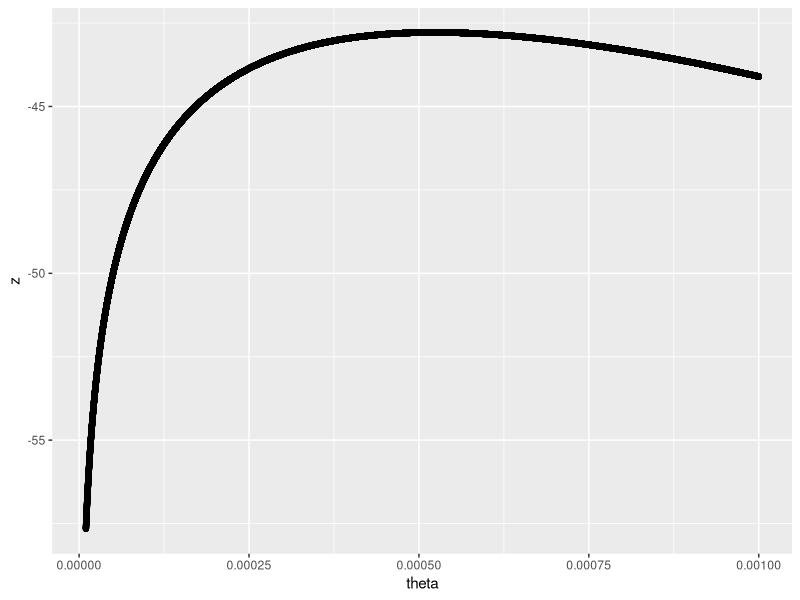

Generate this figure with R:
############## Solutions to question 2.4 #############
library(ggplot2)

ll <- function(theta, data, data_cens)
{
  lik = sum(dexp(data, theta, log = TRUE))
  cens_lik = sum(-theta * data_cens)
  return (lik + cens_lik)
}


llf <- function(theta, data, data_cens, mll_z, alpha)
{
  return(2 * (mll_z - ll(theta, data, data_cens)) - qchisq(1 - alpha, 1))
}

allo <- c(28, 32, 49, 84, 357)
allo_cens <- c(933, 1078, 1183, 1560, 2114, 2144)

# ggplot contour
thetas <- seq(0.00001, 0.001, 0.00000001)
df.lik <- setNames(expand.grid(thetas), c('theta'))
df.lik$z  <-
  apply(df.lik, 1, function(x) {
    ll(x[1], data = allo, data_cens = allo_cens)
  })
ggplot(df.lik, aes(theta, z = z)) + geom_point(aes(x = theta, y = z))

# max param and likelihood values
idx <-  which.max(df.lik$z)
mll <- df.lik[idx, ]$theta
mll_z <- df.lik[idx, ]$z

# CI - generalised likelihood ratio test
alpha <- 0.05
l <-
  uniroot(
    llf,
    c(.00000000, mll),
    data = allo,
    data_cens = allo_cens,
    mll_z = mll_z,
    alpha = alpha,
    check.conv = TRUE,
    tol = .Machine$double.eps
  )$root # lower
u <-
  uniroot(
    llf,
    c(mll, 1),
    data = allo,
    data_cens = allo_cens,
    mll_z = mll_z,
    alpha = alpha,
    check.conv = TRUE,
    tol = .Machine$double.eps
  )$root # upper

# interval on days
print(c(1 / u, 1 / l))
